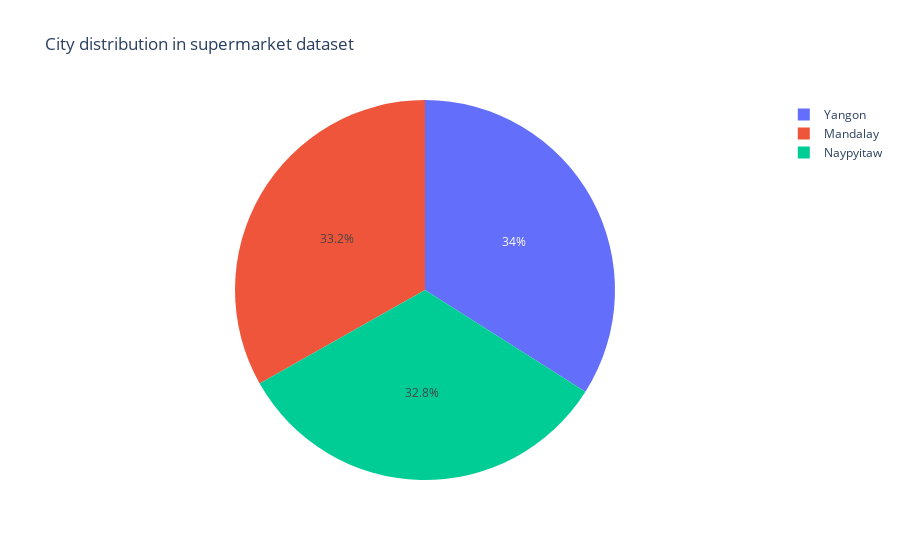

Notebook cell for this chart:
### Code cell
col = 'City'
count_df = df[col].value_counts().reset_index()
fig = px.pie(count_df, col, 'count', title=f'{col} distribution in supermarket dataset')
fig

### Figure 1 — Plotly figure (JSON) as saved in the notebook; plotly's stock layout.template omitted (floating-point values rounded to 4 significant figures)
{"data": [{"domain": {"x": [0, 1], "y": [0, 1]}, "hovertemplate": "City=%{label}<br>count=%{value}<extra></extra>", "labels": ["Yangon", "Mandalay", "Naypyitaw"], "legendgroup": "", "name": "", "showlegend": true, "type": "pie", "values": [340, 332, 328]}], "layout": {"legend": {"tracegroupgap": 0}, "title": {"text": "City distribution in supermarket dataset"}}}
